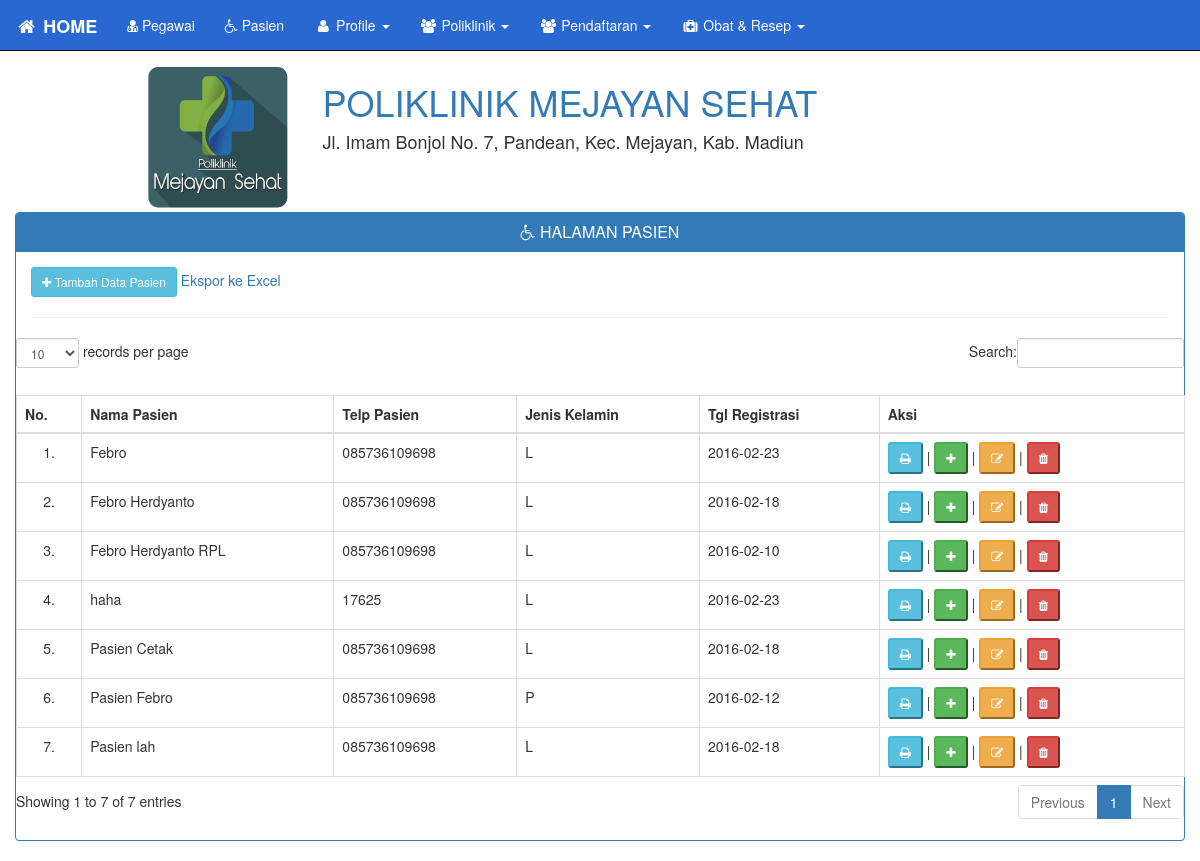
/index.php?halaman=Pasien (signed in), run on the app's committed database.
### tables this page shows
CREATE TABLE IF NOT EXISTS `pasien` (
  `no_pasien` int(10) NOT NULL AUTO_INCREMENT,
  `nama_pasien` varchar(50) NOT NULL,
  `alamat_pasien` text NOT NULL,
  `telp_pasien` varchar(15) NOT NULL,
  `tgl_lahir_pasien` date NOT NULL,
  `jenkel_pasien` text NOT NULL,
  `tgl_registrasi` date NOT NULL,
  PRIMARY KEY (`no_pasien`)
);

### isi/pasien/pasien.php (the view, shortened to what this page needs)
<div class="clearfix">
<div class="panel panel-primary">
<div class="panel-heading">
	<h2 class="panel-title" align="center"><i class="fa fa-wheelchair"></i>
		HALAMAN PASIEN</h2>
</div>
<div class="panel-body">
<a data-toggle="modal" class="btn btn-info btn-sm" role="button"
data-target="#ModalTambah" href="#"><i class="fa fa-plus"></i> Tambah Data Pasien</a>
<a href="isi/pasien/ekspor.php">Ekspor ke Excel</a>
<hr>
<div class="row">
	<table id="dokter" class="table table-bordered table-hover">
		<caption align="center"> </caption>
		<thead>
			<th align="center">No.</th>
			<th align="center">Nama Pasien</th>
			<th align="center">Telp Pasien</th>
			<th align="center">Jenis Kelamin</th>
			<th align="center">Tgl Registrasi</th>
			<th align="center">Aksi</th>
		</thead>
		<tbody>
	<?php $qtampil = mysql_query("select * from pasien order by nama_pasien asc");
		$no = 1;
		while($tm = mysql_fetch_array($qtampil)){?>
		<tr>
			<td align="center"><?php echo $no; ?>.</td>
			<td><?php echo $tm['nama_pasien'] ;?></td>
			<td><?php echo $tm['telp_pasien'] ;?></td>
			<td><?php echo $tm['jenkel_pasien'] ;?></td>
			<td><?php echo $tm['tgl_registrasi'] ;?></td>
			<td><a href="isi/pasien/cetakpasien.php?np=<?php echo $tm['no_pasien'] ?>" target="_blank"><button class="btn-sm btn-info"><i class="fa fa-print"></i></button></a> |
				<a href="index.php?halaman=Reg-Ulang&np=<?php echo $tm['no_pasien'] ;?>">
				<button class="btn-sm btn-success" title="Lakukan Pendaftaran untuk data yang sudah ada"><i class="fa fa-plus"></i></button></a> |
				<a href="index.php?halaman=Edit-Pasien&no=<?php echo $tm['no_pasien'] ;?>">
				<button class="btn-sm btn-warning"><i class="fa fa-edit"></i></button></a>
				| <a href="isi/pasien/hapuspasien.php?no=<?php echo
				$tm['no_pasien'] ;?>"
				onclick="return confirm('Anda Yakin untuk Data Pasien?')">
				<button class="btn-sm btn-danger"><i class="fa fa-trash"></i></button></a>
			</td>
		</tr>
		<?php $no++; } ?>
		</tbody>
	</table>
</div>
</div>
</div>
</div>

### data on the page
pasien: nama_pasien "Febro", telp_pasien "085736109698", jenkel_pasien "L", tgl_registrasi "2016-02-23"
pasien: nama_pasien "Febro Herdyanto", telp_pasien "085736109698", jenkel_pasien "L", tgl_registrasi "2016-02-18"
pasien: nama_pasien "Febro Herdyanto RPL", telp_pasien "085736109698", jenkel_pasien "L", tgl_registrasi "2016-02-10"
pasien: nama_pasien "haha", telp_pasien "17625", jenkel_pasien "L", tgl_registrasi "2016-02-23"
pasien: nama_pasien "Pasien Cetak", telp_pasien "085736109698", jenkel_pasien "L", tgl_registrasi "2016-02-18"
pasien: nama_pasien "Pasien Febro", telp_pasien "085736109698", jenkel_pasien "P", tgl_registrasi "2016-02-12"
pasien: nama_pasien "Pasien lah", telp_pasien "085736109698", jenkel_pasien "L", tgl_registrasi "2016-02-18"
